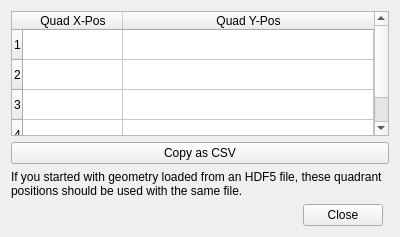
<?xml version="1.0" encoding="UTF-8"?>
<ui version="4.0">
 <class>Form</class>
 <widget class="QWidget" name="Form">
  <property name="geometry">
   <rect>
    <x>0</x>
    <y>0</y>
    <width>400</width>
    <height>237</height>
   </rect>
  </property>
  <property name="windowTitle">
   <string>Form</string>
  </property>
  <layout class="QVBoxLayout" name="verticalLayout">
   <item>
    <layout class="QGridLayout" name="gridLayout">
     <item row="3" column="0">
      <widget class="QDialogButtonBox" name="buttonBox">
       <property name="standardButtons">
        <set>QDialogButtonBox::Close</set>
       </property>
      </widget>
     </item>
     <item row="1" column="0" colspan="2">
      <widget class="QPushButton" name="bt_copy_csv">
       <property name="toolTip">
        <string>Select a Geometry File</string>
       </property>
       <property name="text">
        <string>Copy as CSV</string>
       </property>
      </widget>
     </item>
     <item row="0" column="0" colspan="2">
      <widget class="QTableWidget" name="tb_quadrants">
       <property name="toolTip">
        <string>Quadrant Posistions</string>
       </property>
       <attribute name="horizontalHeaderStretchLastSection">
        <bool>true</bool>
       </attribute>
       <attribute name="verticalHeaderStretchLastSection">
        <bool>true</bool>
       </attribute>
       <row>
        <property name="text">
         <string>1</string>
        </property>
       </row>
       <row>
        <property name="text">
         <string>2</string>
        </property>
       </row>
       <row>
        <property name="text">
         <string>3</string>
        </property>
       </row>
       <row>
        <property name="text">
         <string>4</string>
        </property>
       </row>
       <column>
        <property name="text">
         <string>Quad X-Pos</string>
        </property>
       </column>
       <column>
        <property name="text">
         <string>Quad Y-Pos</string>
        </property>
       </column>
      </widget>
     </item>
     <item row="2" column="0">
      <widget class="QLabel" name="label">
       <property name="text">
        <string>If you started with geometry loaded from an HDF5 file, these quadrant positions should be used with the same file.</string>
       </property>
       <property name="wordWrap">
        <bool>true</bool>
       </property>
      </widget>
     </item>
    </layout>
   </item>
  </layout>
 </widget>
 <resources/>
 <connections>
  <connection>
   <sender>buttonBox</sender>
   <signal>rejected()</signal>
   <receiver>Form</receiver>
   <slot>close()</slot>
   <hints>
    <hint type="sourcelabel">
     <x>340</x>
     <y>224</y>
    </hint>
    <hint type="destinationlabel">
     <x>366</x>
     <y>259</y>
    </hint>
   </hints>
  </connection>
 </connections>
</ui>
